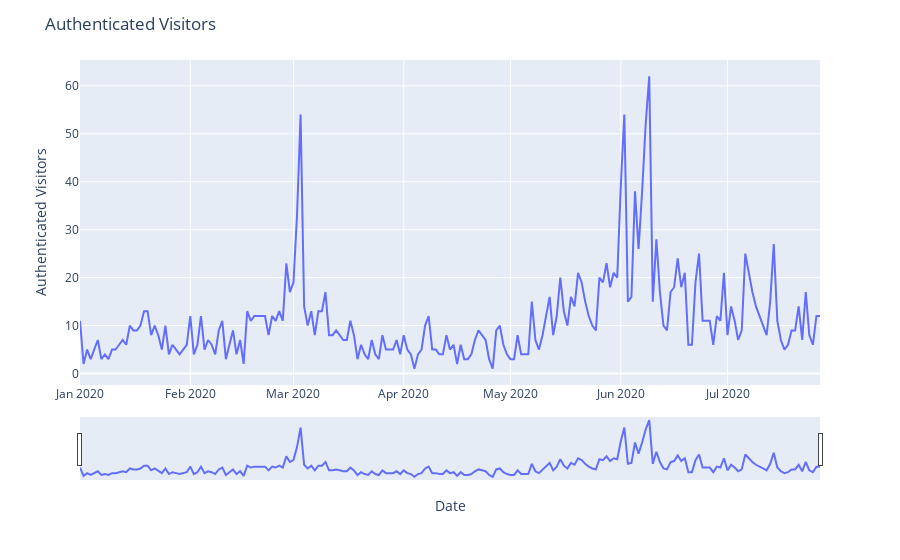

Here is the notebook cell this chart was saved with:
### Code cell
#Authenticated Visitors today
import plotly.express as px
df['date_as_integer']=pd.to_datetime(df['date_as_integer'].astype(str), format='%Y/%m/%d ')

authenticated_visitors_today_data=df[['date_as_integer','authenticated_visitors_today']]

fig=px.line(authenticated_visitors_today_data, x='date_as_integer', y='authenticated_visitors_today',labels={
                     "date_as_integer": "Date",
                     "authenticated_visitors_today": "Authenticated Visitors"
                 })
fig.update_xaxes(rangeslider_visible=True)
fig.update_layout(
    title="Authenticated Visitors"
) 

fig.show()

### Figure 1 — Plotly figure (JSON) as saved in the notebook; plotly's stock layout.template omitted (floating-point values rounded to 4 significant figures; data arrays with more than 128 entries replaced by an {"elided": "..."} marker saying what was removed)
{"data": [{"hovertemplate": "Date=%{x}<br>Authenticated Visitors=%{y}<extra></extra>", "legendgroup": "", "line": {"color": "#636efa", "dash": "solid"}, "mode": "lines", "name": "", "orientation": "v", "showlegend": false, "type": "scatter", "x": {"elided": "209 str values"}, "xaxis": "x", "y": {"elided": "209 int values"}, "yaxis": "y"}], "layout": {"legend": {"tracegroupgap": 0}, "margin": {"t": 60}, "title": {"text": "Authenticated Visitors"}, "xaxis": {"anchor": "y", "domain": [0, 1], "rangeslider": {"visible": true}, "title": {"text": "Date"}}, "yaxis": {"anchor": "x", "domain": [0, 1], "title": {"text": "Authenticated Visitors"}}}}
